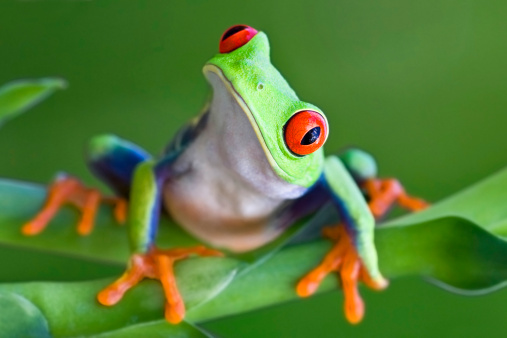
#> input picture T3.1 - Discretization and Precision/frog.jpg, 507 x 338 px
$ python 'P - 3.1.4.py'
#> lines starting #> are read from the running program, lines starting #| are printed output that depends on the picture
#> further down, photo_data is the input picture: shape (338, 507, 3); mean R, G, B 85.2, 122.1, 54
"""
Problem 3.1.4 - Image Resizing
Modifying image resolution by its raw array representation.
Diego Ontiveros
"""

import matplotlib.pyplot as plt
import math as m
import numpy as np

def resizeImage(image_matrix, scale_factor_x, scale_factor_y):
    """Perform a linear-resampled resize of an image."""
#> called with scale_factor_x = 0.1, scale_factor_y = 0.1

    # Getting old and new image (matrix) shapes
    print(f"Original image shape: {image_matrix.shape}")
#| Original image shape: (338, 507, 3)
    old_height, old_width, colors = image_matrix.shape
#> old_height = 338; old_width = 507; colors = 3
    new_height, new_width = int(old_height*scale_factor_y), int(old_width*scale_factor_x)
#> new_height = 33; new_width = 50

    # Empty matrix where the new pixels will go, reshaped by the scale factors and conserving color channels
    # and the same data type as the original image
    new_image = np.zeros((new_height, new_width, colors), dtype=image_matrix.dtype)

    # Calculating the new pixel data for each pixel of the new image
    for new_y in range(new_height):
        for new_x in range(new_width):

            # Sub-pixel data, what the new pixel would correspond in the old image
            old_x = new_x/scale_factor_x
            old_y = new_y/scale_factor_y
            x_fraction = old_x - m.floor(old_x) # Similar to a percent of the x,y neibougr pixels,
            y_fraction = old_y - m.floor(old_y) # useful when upsacling the image and interpolating the new pixels.

            # Sample four neighboring pixels (in the old image).
            upper_left = image_matrix[m.floor(old_y), m.floor(old_x)]
            upper_right = image_matrix[m.floor(old_y), min(old_width - 1, m.ceil(old_x))]
            lower_left = image_matrix[min(old_height - 1, m.ceil(old_y)), m.floor(old_x)]
            lower_right = image_matrix[min(old_height - 1, m.ceil(old_y)), min(old_width - 1, m.ceil(old_x))]

            # Interpolate horizontally:
            blend_top = (upper_right * x_fraction) + (upper_left * (1.0 - x_fraction))           # When scaling up the image, the new pixels are created
            blend_bottom = (lower_right * x_fraction) + (lower_left * (1.0 - x_fraction))        # with a blend of the neighbour pixels, ponderated with that x or y fraction.
            # Interpolate vertically:                                                            # In the case of downscaling size, the x or y fractions = 0 and it
            final_blend = (blend_top * y_fraction) + (blend_bottom * (1.0 - y_fraction))         # justs takes lower_left neighbour (decreases the size of the matrix)
            new_image[new_y, new_x] = final_blend
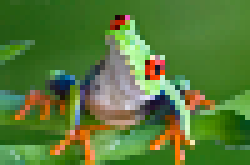
#> new_image: shape (33, 50, 3) (shown 5 times larger); mean R, G, B 86.3, 121.8, 54.9

    print(f"Final image shape: {new_image.shape}")
#| Final image shape: (33, 50, 3)
    return new_image


#######################  Main Program  ###########################

photo_data = plt.imread('frog.jpg')

scale_factor_x,scale_factor_y = 0.1,0.1                                     # Scaling factor for x and y, set to 0.1 to appreciate the loss of information
photo_resized = resizeImage(photo_data, scale_factor_x, scale_factor_y)     # Resized photo data

# Plotting Settings
fig, axes = plt.subplots(1,2)
axes[0].imshow(photo_data)
axes[1].imshow(photo_resized)
axes[0].axis("off");axes[1].axis("off")

plt.show()
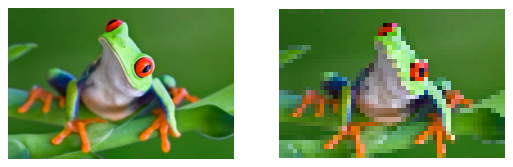
#> figure drawn by matplotlib, 2 panels
